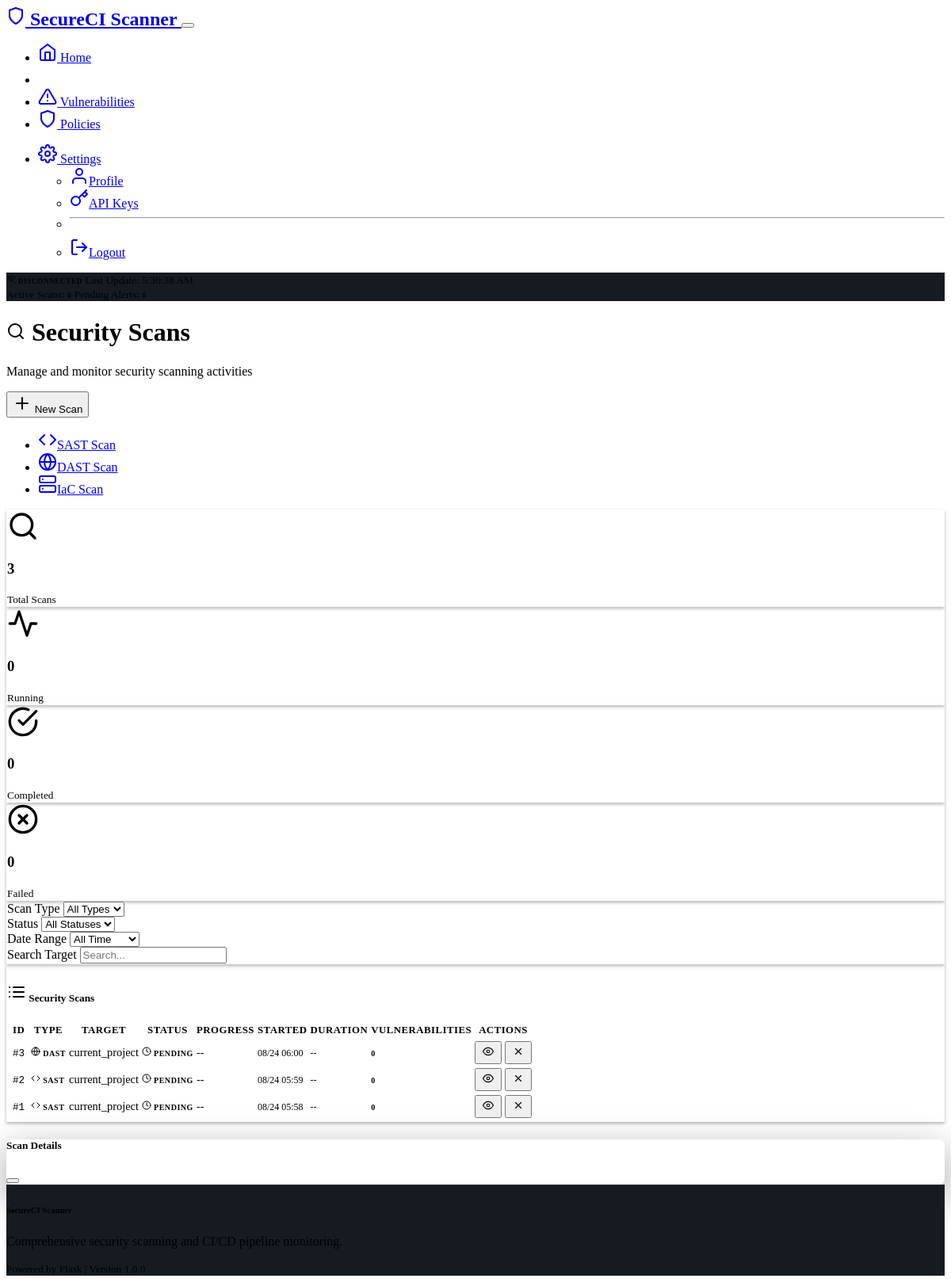
Screenshot of /scans with the database file from the repository.
### models.py (models this page shows, shortened)
class SecurityScan(db.Model):
    id = db.Column(db.Integer, primary_key=True)
    scan_type = db.Column(db.String(50), nullable=False)  # SAST, DAST, IaC
    status = db.Column(db.String(20), default='pending')  # pending, running, completed, failed
    target = db.Column(db.String(255), nullable=False)
    started_at = db.Column(db.DateTime, default=datetime.utcnow)
    completed_at = db.Column(db.DateTime)
    progress = db.Column(db.Integer, default=0)
    total_files = db.Column(db.Integer, default=0)
    scanned_files = db.Column(db.Integer, default=0)
    vulnerabilities_found = db.Column(db.Integer, default=0)
    scan_config = db.Column(db.Text)
    results = db.Column(db.Text)

### routes.py (the view)
@app.route('/scans')
def scans():
    scans = SecurityScan.query.order_by(SecurityScan.started_at.desc()).all()
    return render_template('scans.html', scans=scans)

### Templates/scans.html (shortened to what this page needs)
{% extends "base.html" %}
{% block content %}
<div class="row mb-4">
    <div class="col-12">
        <div class="d-flex justify-content-between align-items-center">
            <div>
                <h1 class="h3 mb-3">
                    <i data-feather="search" class="me-2"></i>
                    Security Scans
                </h1>
                <p class="text-muted">Manage and monitor security scanning activities</p>
            </div>
            <div class="dropdown">
                <button class="btn btn-primary dropdown-toggle" type="button" data-bs-toggle="dropdown">
                    <i data-feather="plus" class="me-1"></i>
                    New Scan
                </button>
                <ul class="dropdown-menu">
                    <li><a class="dropdown-item" href="#" onclick="startScan('SAST')">
                        <i data-feather="code" class="me-2"></i>SAST Scan
                    </a></li>
                    <li><a class="dropdown-item" href="#" onclick="startScan('DAST')">
                        <i data-feather="globe" class="me-2"></i>DAST Scan
                    </a></li>
                    <li><a class="dropdown-item" href="#" onclick="startScan('IaC')">
                        <i data-feather="server" class="me-2"></i>IaC Scan
                    </a></li>
                </ul>
            </div>
        </div>
    </div>
</div>
<div class="row mb-4">
    <div class="col-md-3 mb-3">
        <div class="card">
            <div class="card-body text-center">
                <i data-feather="search" class="text-primary mb-2" width="40" height="40"></i>
                <h3 class="mb-1">{{ scans|length }}</h3>
                <small class="text-muted">Total Scans</small>
            </div>
        </div>
    </div>
    <div class="col-md-3 mb-3">
        <div class="card">
            <div class="card-body text-center">
                <i data-feather="activity" class="text-success mb-2" width="40" height="40"></i>
                <h3 class="mb-1">{{ scans|selectattr("status", "equalto", "running")|list|length }}</h3>
                <small class="text-muted">Running</small>
            </div>
        </div>
    </div>
    <div class="col-md-3 mb-3">
        <div class="card">
            <div class="card-body text-center">
                <i data-feather="check-circle" class="text-info mb-2" width="40" height="40"></i>
                <h3 class="mb-1">{{ scans|selectattr("status", "equalto", "completed")|list|length }}</h3>
                <small class="text-muted">Completed</small>
            </div>
        </div>
    </div>
    <div class="col-md-3 mb-3">
        <div class="card">
            <div class="card-body text-center">
                <i data-feather="x-circle" class="text-danger mb-2" width="40" height="40"></i>
                <h3 class="mb-1">{{ scans|selectattr("status", "equalto", "failed")|list|length }}</h3>
                <small class="text-muted">Failed</small>
            </div>
        </div>
    </div>
</div>
<div class="row mb-4">
    <div class="col-12">
        <div class="card">
            <div class="card-body">
                <form class="row g-3">
                    <div class="col-md-3">
                        <label for="scanTypeFilter" class="form-label">Scan Type</label>
                        <select class="form-select" id="scanTypeFilter" onchange="filterScans()">
                            <option value="">All Types</option>
                        </select>
                    </div>
                    <div class="col-md-3">
                        <label for="statusFilter" class="form-label">Status</label>
                        <select class="form-select" id="statusFilter" onchange="filterScans()">
                            <option value="">All Statuses</option>
                        </select>
                    </div>
                    <div class="col-md-3">
                        <label for="dateFilter" class="form-label">Date Range</label>
                        <select class="form-select" id="dateFilter" onchange="filterScans()">
                            <option value="">All Time</option>
                        </select>
                    </div>
                    <div class="col-md-3">
                        <label for="searchFilter" class="form-label">Search Target</label>
                        <input type="text" class="form-control" id="searchFilter" placeholder="Search..." onkeyup="filterScans()">
                    </div>
                </form>
            </div>
        </div>
    </div>
</div>
<div class="row">
    <div class="col-12">
        <div class="card">
            <div class="card-header">
                <h5 class="card-title mb-0">
                    <i data-feather="list" class="me-2"></i>
                    Security Scans
                </h5>
            </div>
            <div class="card-body">
                <div class="table-responsive">
                    <table class="table table-hover" id="scansTable">
                        <thead>
                            <tr>
                                <th>ID</th>
                                <th>Type</th>
                                <th>Target</th>
                                <th>Status</th>
                                <th>Progress</th>
                                <th>Started</th>
                                <th>Duration</th>
                                <th>Vulnerabilities</th>
                                <th>Actions</th>
                            </tr>
                        </thead>
                        <tbody>
                            {% for scan in scans %}
                            <tr data-scan-type="{{ scan.scan_type }}" data-status="{{ scan.status }}" data-target="{{ scan.target }}">
                                <td>
                                    <code>#{{ scan.id }}</code>
                                </td>
                                <td>
                                    {% if scan.scan_type == 'SAST' %}
                                        <span class="badge bg-primary">
                                            <i data-feather="code" width="12" height="12"></i>
                                            SAST
                                        </span>
                                    {% elif scan.scan_type == 'DAST' %}
                                        <span class="badge bg-info">
                                            <i data-feather="globe" width="12" height="12"></i>
                                            DAST
                                        </span>
                                    {% elif scan.scan_type == 'IaC' %}
                                        <span class="badge bg-secondary">
                                            <i data-feather="server" width="12" height="12"></i>
                                            IaC
                                        </span>
                                    {% endif %}
                                </td>
                                <td>
                                    <span class="text-muted">{{ scan.target }}</span>
                                </td>
                                <td>
                                    {% if scan.status == 'running' %}
                                        <span class="badge bg-primary">
                                            <i data-feather="activity" width="12" height="12"></i>
                                            Running
                                        </span>
                                    {% elif scan.status == 'completed' %}
                                        <span class="badge bg-success">
                                            <i data-feather="check-circle" width="12" height="12"></i>
                                            Completed
                                        </span>
                                    {% elif scan.status == 'failed' %}
                                        <span class="badge bg-danger">
                                            <i data-feather="x-circle" width="12" height="12"></i>
                                            Failed
                                        </span>
                                    {% else %}
                                        <span class="badge bg-warning">
                                            <i data-feather="clock" width="12" height="12"></i>
                                            Pending
                                        </span>
                                    {% endif %}
                                </td>
                                <td>
                                    {% if scan.status == 'running' %}
                                        <div class="progress" style="width: 80px;">
                                            <div class="progress-bar bg-primary" role="progressbar"
                                                 style="width: {{ scan.progress }}%"
                                                 data-scan-id="{{ scan.id }}">
                                                {{ scan.progress }}%
                                            </div>
                                        </div>
                                    {% elif scan.status == 'completed' %}
                                        <span class="text-success">100%</span>
                                    {% else %}
                                        <span class="text-muted">--</span>
                                    {% endif %}
                                </td>
                                <td>
                                    <small class="text-muted">
                                        {{ scan.started_at.strftime('%m/%d %H:%M') if scan.started_at else '--' }}
                                    </small>
                                </td>
                                <td>
                                    {% if scan.completed_at and scan.started_at %}
                                        <small class="text-muted">
                                            {{ ((scan.completed_at - scan.started_at).total_seconds() / 60) | round(1) }}m
                                        </small>
                                    {% elif scan.status == 'running' %}
                                        <small class="text-muted">Running...</small>
                                    {% else %}
                                        <small class="text-muted">--</small>
                                    {% endif %}
                                </td>
                                <td>
                                    {% if scan.vulnerabilities_found > 0 %}
                                        <span class="badge bg-danger">{{ scan.vulnerabilities_found }}</span>
                                    {% else %}
                                        <span class="badge bg-success">0</span>
                                    {% endif %}
                                </td>
                                <td>
                                    <div class="btn-group btn-group-sm">
                                        <button class="btn btn-outline-primary btn-sm" onclick="viewScanDetails({{ scan.id }})" title="View Details">
                                            <i data-feather="eye" width="14" height="14"></i>
                                        </button>
                                        {% if scan.status in ['pending', 'running'] %}
                                        <button class="btn btn-outline-danger btn-sm" onclick="cancelScan({{ scan.id }})" title="Cancel Scan">
                                            <i data-feather="x" width="14" height="14"></i>
                                        </button>
                                        {% endif %}
                                    </div>
                                </td>
                            </tr>
                            {% endfor %}
                        </tbody>
                    </table>
                </div>
            </div>
        </div>
    </div>
</div>
<div class="modal fade" id="scanDetailsModal" tabindex="-1">
    <div class="modal-dialog modal-lg">
        <div class="modal-content">
            <div class="modal-header">
                <h5 class="modal-title">Scan Details</h5>
                <button type="button" class="btn-close" data-bs-dismiss="modal"></button>
            </div>
        </div>
    </div>
</div>
{% endblock %}

### rows the page displays
SecurityScan: id "3", scan_type "DAST" (drawn), target "current_project", status "pending" (drawn), started_at "08/24 06:00", vulnerabilities_found "0"
SecurityScan: id "2", scan_type "SAST" (drawn), target "current_project", status "pending" (drawn), started_at "08/24 05:59", vulnerabilities_found "0"
SecurityScan: id "1", scan_type "SAST" (drawn), target "current_project", status "pending" (drawn), started_at "08/24 05:58", vulnerabilities_found "0"

### other values shown
{{ scans|length }} "3"
{{ scans|selectattr("status", "equalto", "running")|list|length }} "0"
{{ scans|selectattr("status", "equalto", "completed")|list|length }} "0"
{{ scans|selectattr("status", "equalto", "failed")|list|length }} "0"
